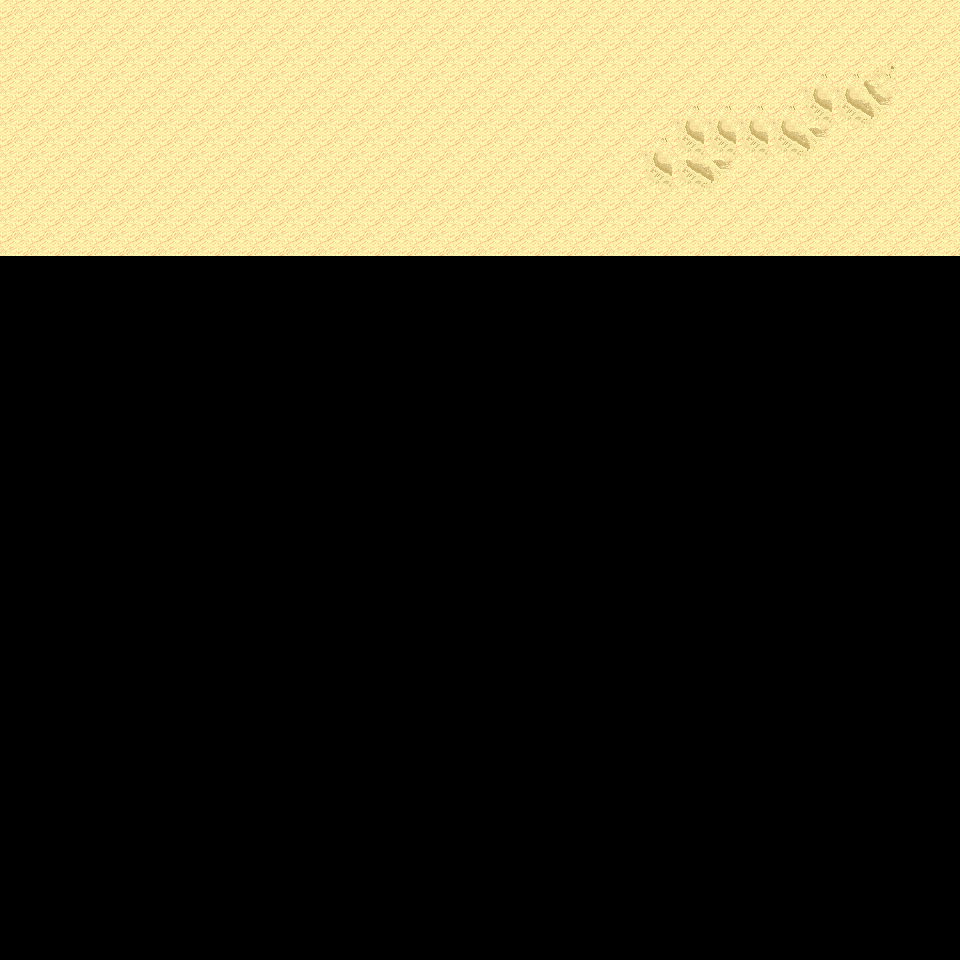

Tiled map render using the project's own tile images. Description and the map definition, with tile-layer contents summarised, below:
An orthogonal 30x30 tile map with 32x32 px tiles, 6 tile layers (Ground, Object, Object2, Above, ...), 16 tilesets and 3 objects (3x mapExit).

<map version="1.0" orientation="orthogonal" renderorder="right-down" width="30" height="30" tilewidth="32" tileheight="32" nextobjectid="4">
  <tileset firstgid="1" name="tileset_logic_collision" tilewidth="32" tileheight="32" tilecount="1" columns="1">
    <image source="../drawable/tileset_logic_collision.png" width="32" height="32" />
  </tileset>
  <tileset firstgid="2" name="tileset_ground_ground" tilewidth="32" tileheight="32" tilecount="33" columns="3">
    <image source="../drawable/tileset_ground_ground.png" width="96" height="352" />
  </tileset>
  <tileset firstgid="35" name="tileset_terrain_desert" tilewidth="32" tileheight="32" tilecount="88" columns="8">
    <image source="../drawable/tileset_terrain_desert.png" width="256" height="352" />
  </tileset>
  <tileset firstgid="123" name="tileset_ground_sand_edges" tilewidth="32" tileheight="32" tilecount="15" columns="5">
    <image source="../drawable/tileset_ground_sand_edges.png" width="160" height="96" />
  </tileset>
  <tileset firstgid="138" name="tileset_ground_sand_2" tilewidth="32" tileheight="32" tilecount="15" columns="5">
    <image source="../drawable/tileset_ground_sand_2.png" width="160" height="96" />
  </tileset>
  <tileset firstgid="153" name="tileset_building_stone_ruins" tilewidth="32" tileheight="32" tilecount="72" columns="6">
    <image source="../drawable/tileset_building_stone_ruins.png" width="192" height="384" />
  </tileset>
  <tileset firstgid="225" name="tileset_item_statue_blackened_column" tilewidth="32" tileheight="32" tilecount="4" columns="1">
    <image source="../drawable/tileset_item_statue_blackened_column.png" width="32" height="128" />
  </tileset>
  <tileset firstgid="229" name="tileset_item_statue_skull_carving" tilewidth="32" tileheight="32" tilecount="4" columns="2">
    <image source="../drawable/tileset_item_statue_skull_carving.png" width="64" height="64" />
  </tileset>
  <tileset firstgid="233" name="tileset_item_statue_skullpedestal" tilewidth="32" tileheight="32" tilecount="2" columns="1">
    <image source="../drawable/tileset_item_statue_skullpedestal.png" width="32" height="64" />
  </tileset>
  <tileset firstgid="235" name="tileset_plant_tree_banana_tree" tilewidth="32" tileheight="32" tilecount="40" columns="4">
    <image source="../drawable/tileset_plant_tree_banana_tree.png" width="128" height="320" />
  </tileset>
  <tileset firstgid="275" name="tileset_plant_tree_palm_tree" tilewidth="32" tileheight="32" tilecount="6" columns="2">
    <image source="../drawable/tileset_plant_tree_palm_tree.png" width="64" height="96" />
  </tileset>
  <tileset firstgid="281" name="tileset_plant_tree_palm_trees" tilewidth="32" tileheight="32" tilecount="40" columns="4">
    <image source="../drawable/tileset_plant_tree_palm_trees.png" width="128" height="320" />
  </tileset>
  <tileset firstgid="321" name="tileset_plant_bush_large_green" tilewidth="32" tileheight="32" tilecount="9" columns="3">
    <image source="../drawable/tileset_plant_bush_large_green.png" width="96" height="96" />
  </tileset>
  <tileset firstgid="330" name="tileset_plant_cactus" tilewidth="32" tileheight="32" tilecount="2" columns="1">
    <image source="../drawable/tileset_plant_cactus.png" width="32" height="64" />
  </tileset>
  <tileset firstgid="332" name="tileset_plant_lily_pads" tilewidth="32" tileheight="32" tilecount="2" columns="1">
    <image source="../drawable/tileset_plant_lily_pads.png" width="32" height="64" />
  </tileset>
  <tileset firstgid="334" name="tileset_plant_round_cactuses" tilewidth="32" tileheight="32" tilecount="20" columns="10">
    <image source="../drawable/tileset_plant_round_cactuses.png" width="320" height="64" />
  </tileset>
  <layer name="Ground" width="30" height="30">
    <data>[900 cells, 240 non-empty, 5 distinct tile ids]</data>
  </layer>
  <layer name="Object" width="30" height="30">
    <data>[900 cells, 0 non-empty, 0 distinct tile ids]</data>
  </layer>
  <layer name="Object2" width="30" height="30">
    <data>[900 cells, 0 non-empty, 0 distinct tile ids]</data>
  </layer>
  <layer name="Above" width="30" height="30">
    <data>[900 cells, 0 non-empty, 0 distinct tile ids]</data>
  </layer>
  <layer name="Above2" width="30" height="30">
    <data>[900 cells, 0 non-empty, 0 distinct tile ids]</data>
  </layer>
  <layer name="Walkable" width="30" height="30">
    <data>[900 cells, 0 non-empty, 0 distinct tile ids]</data>
  </layer>
  <objectgroup name="MapEvents">
    <object id="1" name="north" type="mapExit" x="0" y="0" width="960" height="32">
      <properties>
        <property name="map" value="level_0_x36_y131" />
        <property name="x" value="0" />
        <property name="y" value="28" />
      </properties>
    </object>
    <object id="2" name="west" type="mapExit" x="0" y="0" width="32" height="960">
      <properties>
        <property name="map" value="level_0_x35_y132" />
        <property name="x" value="28" />
        <property name="y" value="0" />
      </properties>
    </object>
    <object id="3" name="east" type="mapExit" x="928" y="0" width="32" height="960">
      <properties>
        <property name="map" value="level_0_x37_y132" />
        <property name="x" value="1" />
        <property name="y" value="0" />
      </properties>
    </object>
  </objectgroup>
</map>
